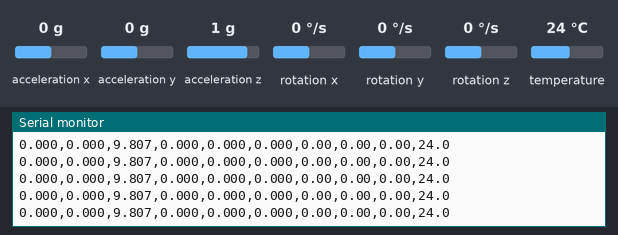
The sketch below on a simulated ESP32. On the bench: the last lines printed to the serial monitor. Inputs (shaded band) come from the test bench; at power-on: acceleration x 0 g, acceleration y 0 g, acceleration z 1 g, rotation x 0 °/s, rotation y 0 °/s, rotation z 0 °/s, temperature 24 °C. WiFi joins after 1.5 s; servers stay silent unless stated.

Above: at 4.4 s.
4.5 s: acceleration x set to -1.4 g
At 5.0 s:
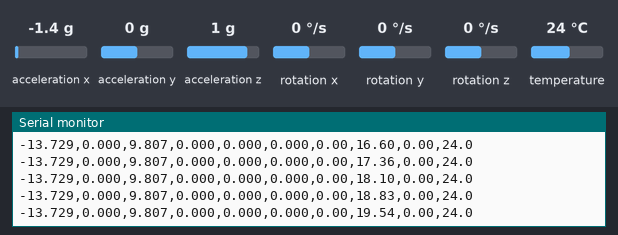
6.0 s: acceleration y set to -1.4 g
At 6.8 s:
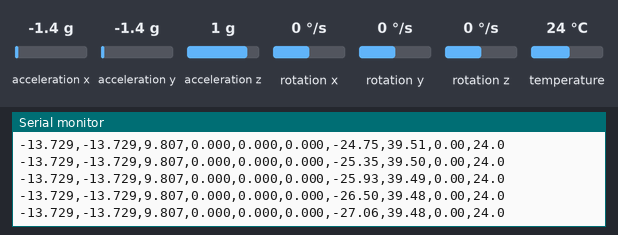
7.5 s: acceleration z set to -1.4 g
At 8.2 s:
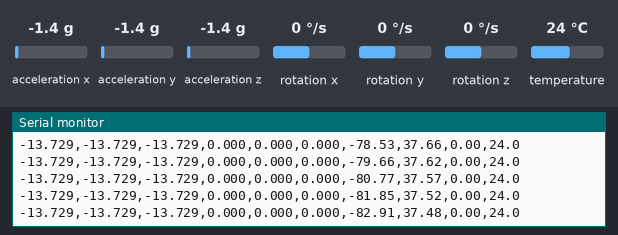
9.0 s: rotation x set to -192 °/s
At 9.5 s:
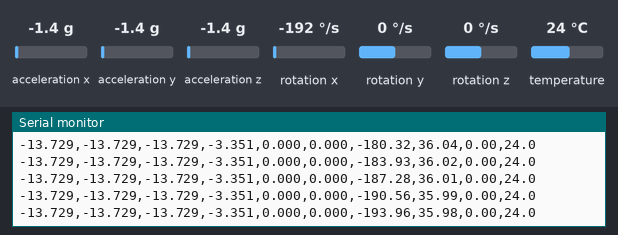
10.5 s: rotation y set to -192 °/s
At 11.3 s:
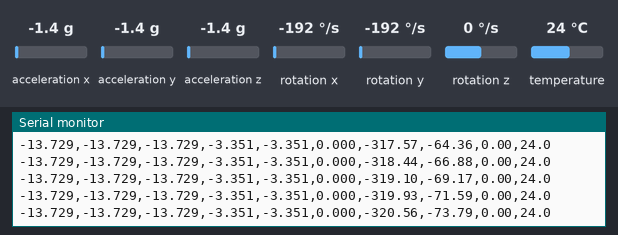

Measured:
- after the input at 4.5 s, the serial monitor: prints a new line at once (image 1)

The sketch:

test_wifi_udp.ino
```cpp
/*
 * Test envio de datos por WiFi (UDP) -- ESP32
 *
 * Es el mismo sensor y la misma logica que test_mpu6050.ino (filtro
 * complementario propio para roll/pitch, mas yaw_solo_giro para ver el
 * drift), pero en vez de mandar el CSV por el cable USB (Serial), lo manda
 * por WiFi como paquetes UDP a la IP de tu PC. Es la forma mas simple de
 * "desconectar el cable": no requiere instalar ningun servidor/broker en la
 * PC, solo que el ESP32 y la PC esten en la misma red WiFi.
 *
 * Conexionado del sensor: identico a test_mpu6050.ino (I2C, direccion 0x68)
 *   MPU6050/GY-521 VCC -> ESP32 3V3
 *   MPU6050/GY-521 GND -> ESP32 GND
 *   MPU6050/GY-521 SDA -> ESP32 GPIO21
 *   MPU6050/GY-521 SCL -> ESP32 GPIO22
 *   MPU6050/GY-521 AD0 -> GND (direccion 0x68)
 *
 * ANTES DE CARGAR: cambiar WIFI_SSID, WIFI_PASSWORD y PC_IP mas abajo.
 * PC_IP es la IP local de tu laptop en esa misma red -- el visor_python
 * (visor_wifi_udp.py) la imprime apenas lo corres, para copiarla aca.
 *
 * Librerias requeridas (Arduino IDE > Administrar bibliotecas):
 *   - Adafruit MPU6050, Adafruit Unified Sensor, Adafruit BusIO (igual que
 *     test_mpu6050.ino)
 *   - WiFi.h y WiFiUdp.h ya vienen incluidas en el core de ESP32, no hay
 *     que instalar nada aparte.
 *
 * Que hace:
 *   1. Se conecta a la red WiFi indicada (se ve el progreso por Serial,
 *      util solo para depurar -- el dato real ya no depende del cable).
 *   2. Calibra el giroscopio igual que test_mpu6050.ino (sensor quieto
 *      ~2 s al arrancar).
 *   3. Cada ~20 ms arma la misma linea CSV que test_mpu6050.ino y la manda
 *      por UDP a PC_IP:UDP_PORT. Tambien la imprime por Serial como
 *      respaldo para depurar sin abrir el visor.
 *
 * Limitacion importante de UDP (a diferencia de Serial o de TCP): no hay
 * confirmacion de entrega ni orden garantizado -- si se pierde algun
 * paquete por interferencia de WiFi, simplemente no llega (no se reintenta,
 * no se cae el programa). Para sensado continuo esto es aceptable (es
 * exactamente el mismo riesgo que ya existe con Serial si se satura el
 * buffer), pero si mas adelante se necesita mandar comandos de vuelta al
 * ESP32 con confirmacion, o centralizar varios sensores/ESP32 en un solo
 * canal, el siguiente paso natural es MQTT (ver INSTRUCCIONES.md).
 */

#include <Wire.h>
#include <WiFi.h>
#include <WiFiUdp.h>
#include <Adafruit_MPU6050.h>
#include <Adafruit_Sensor.h>

// ------------------- CONFIGURAR ANTES DE CARGAR -------------------
const char* WIFI_SSID     = "TU_RED_WIFI";
const char* WIFI_PASSWORD = "TU_PASSWORD";
const char* PC_IP         = "192.168.1.100";  // IP de la PC -- la imprime visor_wifi_udp.py al arrancar
const uint16_t UDP_PORT   = 4210;
// --------------------------------------------------------------------

Adafruit_MPU6050 mpu;
WiFiUDP udp;

#define GYRO_WEIGHT 0.98f

float roll = 0, pitch = 0;
float yawGyroOnly = 0;
unsigned long lastTime = 0;

float gyroBiasX = 0, gyroBiasY = 0, gyroBiasZ = 0;
const int CAL_SAMPLES = 200;

void conectarWifi() {
  Serial.print("Conectando a WiFi \"");
  Serial.print(WIFI_SSID);
  Serial.print("\"");
  WiFi.mode(WIFI_STA);
  WiFi.begin(WIFI_SSID, WIFI_PASSWORD);
  while (WiFi.status() != WL_CONNECTED) {
    delay(500);
    Serial.print(".");
  }
  Serial.println();
  Serial.print("WiFi conectado. IP del ESP32: ");
  Serial.println(WiFi.localIP());
  Serial.print("Mandando datos a ");
  Serial.print(PC_IP);
  Serial.print(":");
  Serial.println(UDP_PORT);
}

void calibrarGiro() {
  Serial.println("Calibrando giroscopio -- MANTEN EL SENSOR QUIETO...");
  double sumX = 0, sumY = 0, sumZ = 0;
  sensors_event_t a, g, temp;

  for (int i = 0; i < CAL_SAMPLES; i++) {
    mpu.getEvent(&a, &g, &temp);
    sumX += g.gyro.x;
    sumY += g.gyro.y;
    sumZ += g.gyro.z;
    delay(5);
  }

  gyroBiasX = sumX / CAL_SAMPLES;
  gyroBiasY = sumY / CAL_SAMPLES;
  gyroBiasZ = sumZ / CAL_SAMPLES;
  Serial.println("Calibracion lista.");
}

void setup() {
  Serial.begin(115200);
  while (!Serial) delay(10);

  Serial.println("=== Test WiFi UDP (MPU6050) ===");

  conectarWifi();

  Wire.begin(21, 22);

  if (!mpu.begin(0x68, &Wire)) {
    Serial.println("ERROR: no se detecto el MPU6050. Revisar alimentacion y SDA/SCL.");
    while (1) { delay(1000); }
  }
  Serial.println("MPU6050 detectado correctamente.");

  mpu.setAccelerometerRange(MPU6050_RANGE_8_G);
  mpu.setGyroRange(MPU6050_RANGE_500_DEG);
  mpu.setFilterBandwidth(MPU6050_BAND_21_HZ);

  delay(300);
  calibrarGiro();

  sensors_event_t a, g, temp;
  mpu.getEvent(&a, &g, &temp);
  roll  = atan2(a.acceleration.y, a.acceleration.z) * 180.0 / PI;
  pitch = atan2(-a.acceleration.x, sqrt(a.acceleration.y * a.acceleration.y + a.acceleration.z * a.acceleration.z)) * 180.0 / PI;
  yawGyroOnly = 0;

  lastTime = millis();

  udp.begin(UDP_PORT);  // no hace falta para SOLO enviar, pero deja el socket listo por si mas adelante se quiere recibir comandos de vuelta

  Serial.println("raw_ax,raw_ay,raw_az,raw_gx,raw_gy,raw_gz,roll,pitch,yaw_solo_giro,temp_C");
}

void loop() {
  // Reconexion simple si se cae el WiFi -- bloqueante, aceptable para un sketch de prueba.
  if (WiFi.status() != WL_CONNECTED) {
    Serial.println("WiFi desconectado, reintentando...");
    conectarWifi();
  }

  sensors_event_t a, g, temp;
  mpu.getEvent(&a, &g, &temp);

  unsigned long now = millis();
  float dt = (now - lastTime) / 1000.0f;
  lastTime = now;

  float gx = g.gyro.x - gyroBiasX;
  float gy = g.gyro.y - gyroBiasY;
  float gz = g.gyro.z - gyroBiasZ;

  float accelRoll  = atan2(a.acceleration.y, a.acceleration.z) * 180.0 / PI;
  float accelPitch = atan2(-a.acceleration.x, sqrt(a.acceleration.y * a.acceleration.y + a.acceleration.z * a.acceleration.z)) * 180.0 / PI;

  float gyroRollRate  = gx * 180.0 / PI;
  float gyroPitchRate = gy * 180.0 / PI;
  float gyroYawRate   = gz * 180.0 / PI;

  roll  = GYRO_WEIGHT * (roll  + gyroRollRate  * dt) + (1.0f - GYRO_WEIGHT) * accelRoll;
  pitch = GYRO_WEIGHT * (pitch + gyroPitchRate * dt) + (1.0f - GYRO_WEIGHT) * accelPitch;
  yawGyroOnly += gyroYawRate * dt;

  char buf[160];
  int len = snprintf(buf, sizeof(buf),
                      "%.3f,%.3f,%.3f,%.3f,%.3f,%.3f,%.2f,%.2f,%.2f,%.1f",
                      a.acceleration.x, a.acceleration.y, a.acceleration.z,
                      gx, gy, gz, roll, pitch, yawGyroOnly, temp.temperature);

  // Mismo dato, dos salidas: UDP (el que importa) y Serial (solo para depurar).
  udp.beginPacket(PC_IP, UDP_PORT);
  udp.write((const uint8_t*)buf, len);
  udp.endPacket();

  Serial.println(buf);

  delay(20); // ~50 Hz
}
```
